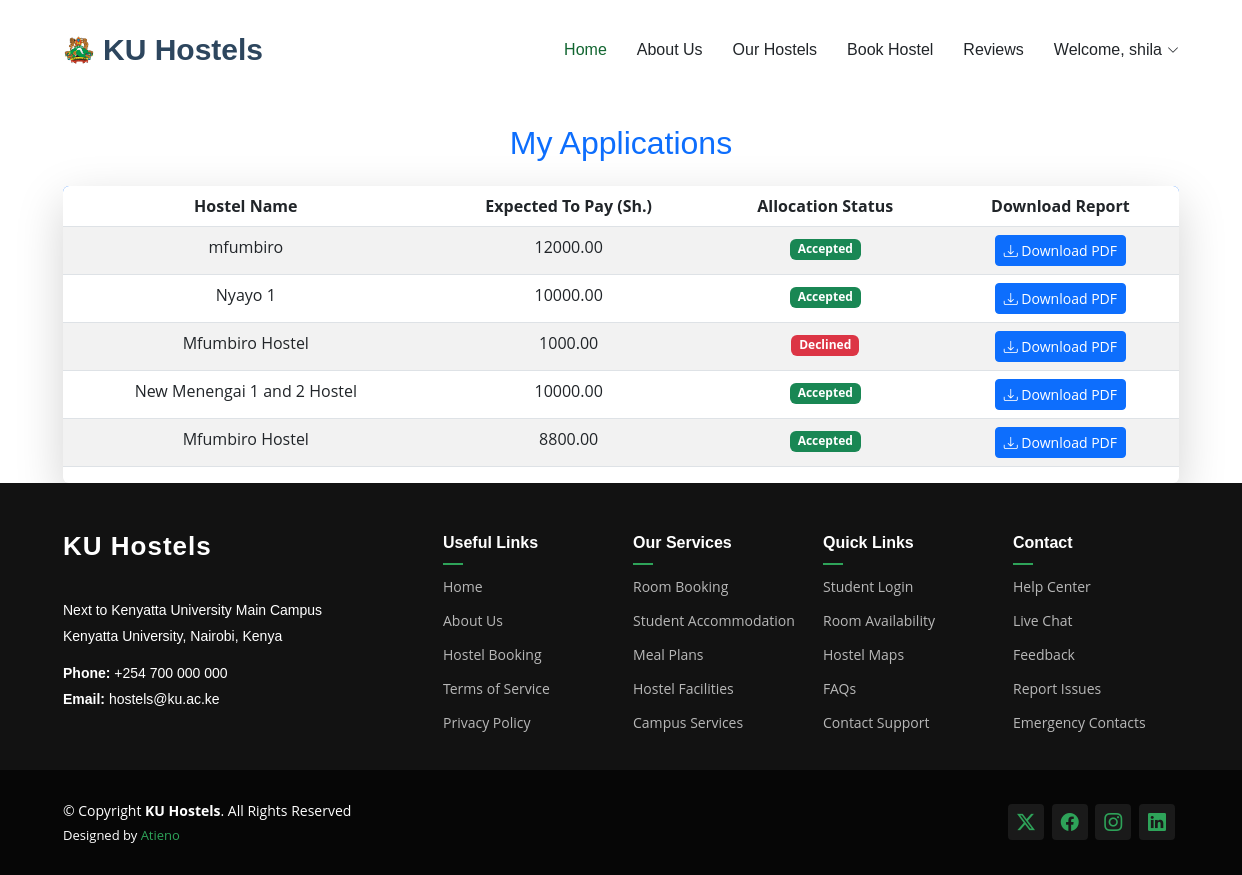
Before: /my_applications/ (signed in) with the older database file.
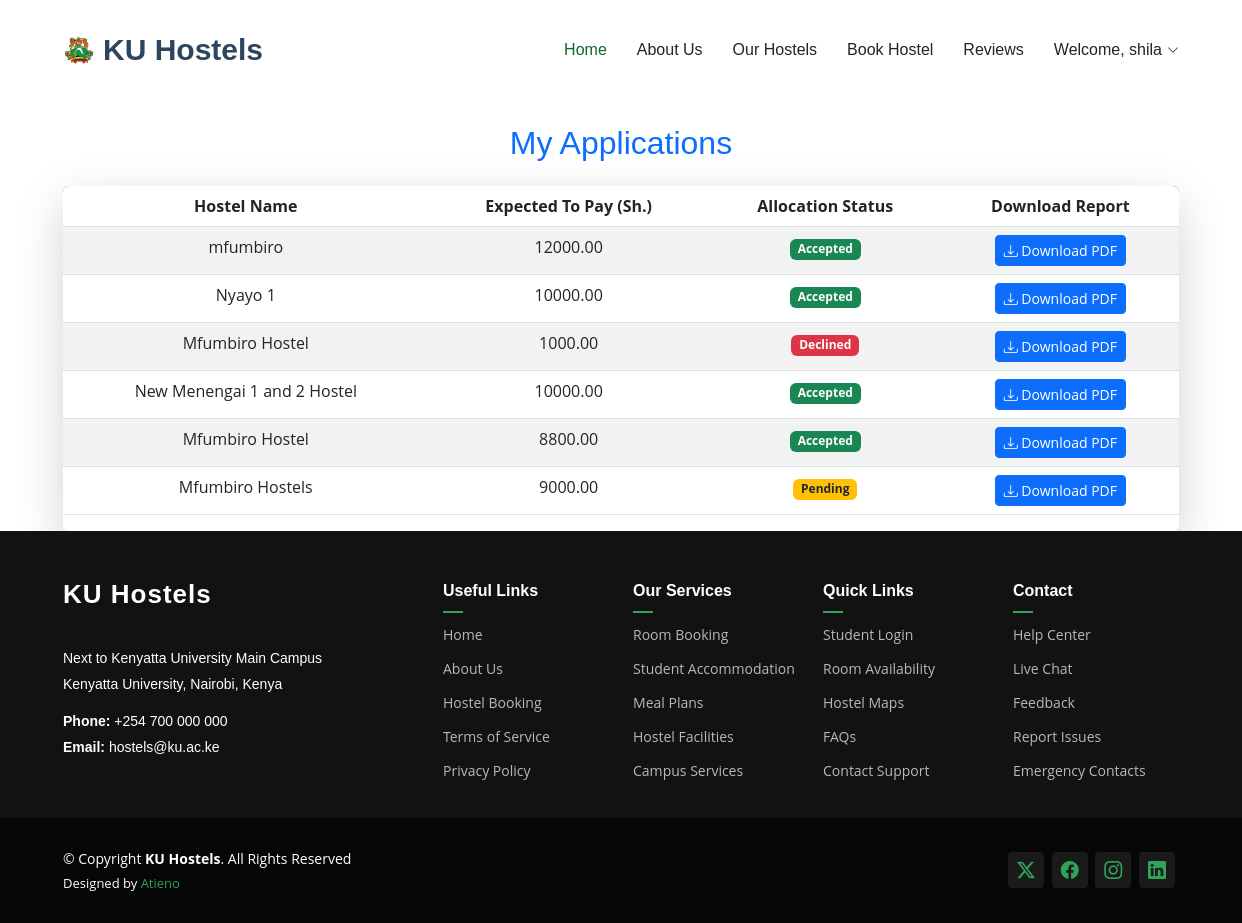
After: the same page with the newer database file.
### myapp/models.py (models this page shows, shortened)
class HostelApplication(models.Model):
    GENDER_CHOICES = [
        ('Male', 'Male'),
        ('Female', 'Female'),
    ]
    HOSTEL_TYPE_CHOICES = [
        ('Single Room', 'Single Room'),
        ('Double Room', 'Double Room'),
        ('Triple Room', 'Triple Room'),
        ('Quadruple Room', 'Quadruple Room'),
        ('Quintuple Room', 'Quintuple Room'),
        ('Sextuple Room', 'Sextuple Room'),
    ]
    LOCATION_CHOICES = [
        ('On-campus', 'On-campus'),
        ('Off-campus', 'Off-campus'),
    ]
    STATUS_CHOICES = [
        ('Pending', 'Pending'),
        ('Allocated', 'Allocated'),
    ]
    YEAR_OF_STUDY_CHOICES = [
        ('Year One', 'Year One'),
        ('Year Two', 'Year Two'),
        ('Year Three', 'Year Three'),
        ('Year Four', 'Year Four'),
        ('Year Five', 'Year Five'),
        ('Year Six', 'Year Six'),
    ]
    user = models.ForeignKey(User, on_delete=models.CASCADE)
    name = models.CharField(max_length=100)
    reg_number = models.CharField(max_length=50, unique=True)
    year_of_study = models.CharField(max_length=20, choices=YEAR_OF_STUDY_CHOICES)
    gender = models.CharField(max_length=10, choices=GENDER_CHOICES)
    hostel_type = models.CharField(max_length=20, choices=HOSTEL_TYPE_CHOICES)
    location = models.CharField(max_length=10, choices=LOCATION_CHOICES)
    hostel_name = models.CharField(max_length=100)
    cost_per_semester = models.DecimalField(max_digits=10, decimal_places=2)
    status = models.CharField(max_length=10, choices=STATUS_CHOICES, default='Pending')

### myapp/views.py (the view)
# urls.py: path('my_applications/', views.my_applications, name='my_applications'),
def my_applications(request):
    if not request.user.is_authenticated:
        messages.warning(request, "You must log in to view your applications.")
        return redirect('login_page')  # Redirects to your login page
    applications = HostelApplication.objects.filter(user=request.user)
    return render(request, 'my_applications.html', {'applications': applications})

### templates/my_applications.html (shortened to what this page needs)
{% extends 'base.html' %}
{% load static %}
{% block Content %}
<div class="container mt-4">
    <h2 class="text-center text-primary mb-4">My Applications</h2>
    <div class="table-responsive shadow-lg rounded">
        <table class="table table-striped table-hover text-center">
            <thead class="thead-dark">
                <tr class="bg-primary text-white">
                    <th>Hostel Name</th>
                    <th>Expected To Pay (Sh.)</th>
                    <th>Allocation Status</th>
                    <th>Download Report</th>
                </tr>
            </thead>
            <tbody>
                {% for application in applications %}
                <tr>
                    <td>{{ application.hostel_name }}</td>
                    <td>{{ application.cost_per_semester }}</td>
                    <td>
                        {% if application.status == "Pending" %}
                            <span class="badge bg-warning text-dark">Pending</span>
                        {% elif application.status == "Declined" %}
                            <span class="badge bg-danger">Declined</span>
                        {% else %}
                            <span class="badge bg-success">Accepted</span>
                        {% endif %}
                    </td>
                    <td>
                        <a href="{% url 'myapp:download_application_report' application.id %}" class="btn btn-primary btn-sm">
                            <i class="bi bi-download"></i> Download PDF
                        </a>
                    </td>
                </tr>
                {% empty %}
                <tr>
                    <td colspan="4" class="text-muted text-center">No applications found.</td>
                </tr>
                {% endfor %}
            </tbody>
        </table>
    </div>
</div>
{% endblock %}

Changed rows visible on the page:
added HostelApplication: hostel_name "Mfumbiro Hostels", cost_per_semester "9000.00", status "Pending"
